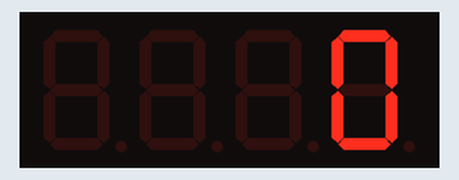
This sketch was run on a simulated Arduino Uno, built with avr-gcc and run on an emulated ATmega328P. Parts: 4-digit seven-segment display.

Above: at 0.1 s.
At 4.1 s:
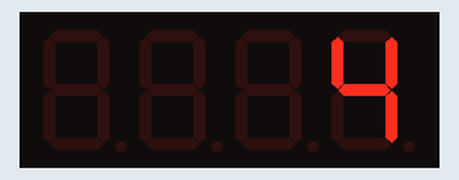
At 9.1 s:
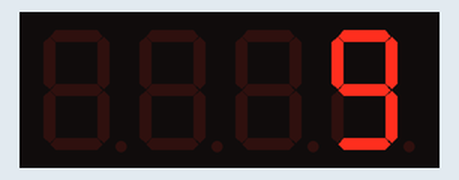
At 19.1 s:
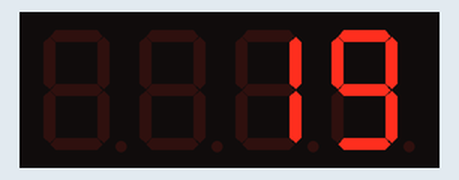
At 29.1 s:
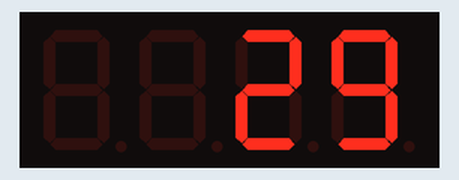
At 39.1 s:
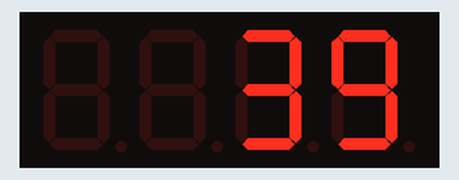

Measured:
- what the display in image 1 shows lasts 1.0 s, from 4.0 s to 5.0 s

The sketch:

_7-segClock.ino
```cpp
#include <SevenSeg.h>

SevenSeg disp(2, 3, 4, 5, 6, 7, 8);
const int numOfDigits = 4;
int digitPins[numOfDigits] = {10, 11, 12, 13};
int num = 0;
int offSet = 0;

void setup() {

  disp.setDigitPins(numOfDigits, digitPins);
  disp.setCommonCathode();
  disp.setDPPin(9);

}

void loop() {
  disp.write(millis() / 1000);
}
```
